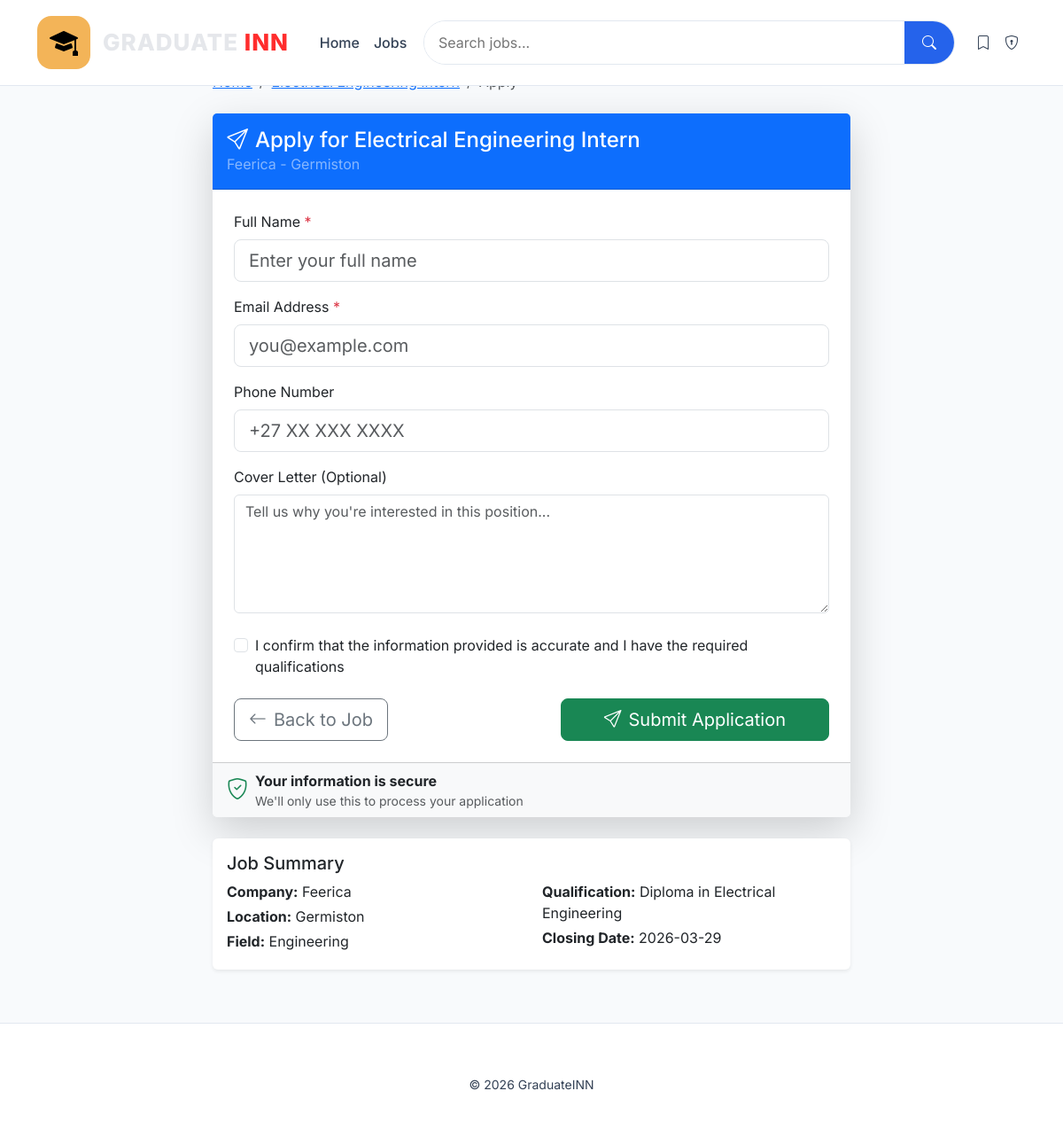
/apply/1 (signed in), run on the app's committed database.
### tables this page shows
CREATE TABLE jobs(
        id INTEGER PRIMARY KEY AUTOINCREMENT,
        title TEXT,
        company TEXT,
        location TEXT,
        field TEXT,
        qualification TEXT,
        description TEXT,
        requirements TEXT,
        application_link TEXT,
        closing_date TEXT,
        created_date TEXT DEFAULT CURRENT_DATE,
        salary_range TEXT,
        job_type TEXT,
        experience_level TEXT,
        views INTEGER DEFAULT 0,
        is_featured INTEGER DEFAULT 0,
        posted_by INTEGER,
        FOREIGN KEY (posted_by) REFERENCES users(id)
    );

### app.py (the view, shortened to what this page needs)
@app.route("/apply/<int:job_id>", methods=["GET", "POST"])
@login_required
def apply_job(job_id):
    conn = get_db()
    job = conn.execute("SELECT * FROM jobs WHERE id = ?", (job_id,)).fetchone()
    if not job:
        flash('Job not found', 'error')
        return redirect(url_for('index'))
    user = conn.execute("SELECT * FROM users WHERE id = ?", (session['user_id'],)).fetchone()
    conn.close()
    return render_template("apply.html", job=job, user=user)

### app.py (called while the page is built)
def get_db():
    conn = sqlite3.connect(DATABASE)
    conn.row_factory = sqlite3.Row
    return conn

def login_required(f):
    @wraps(f)
    def decorated_function(*args, **kwargs):
        if 'user_id' not in session:
            flash('Please log in to access this page', 'warning')
            return redirect(url_for('login'))
        return f(*args, **kwargs)
    return decorated_function

### templates/apply.html (shortened to what this page needs)
{% extends "base.html" %}
{% block content %}
<div class="container">
    <div class="row justify-content-center">
        <div class="col-lg-8">
            <nav aria-label="breadcrumb" class="mb-4">
                <ol class="breadcrumb">
                    <li class="breadcrumb-item"><a href="/">Home</a></li>
                    <li class="breadcrumb-item"><a href="/job/{{ job.id }}">{{ job.title }}</a></li>
                    <li class="breadcrumb-item active">Apply</li>
                </ol>
            </nav>
            <div class="card border-0 shadow-lg">
                <div class="card-header bg-primary text-white py-3">
                    <h4 class="mb-0">
                        <i class="bi bi-send me-2"></i>Apply for {{ job.title }}
                    </h4>
                    <p class="mb-0 text-white-50">{{ job.company }} - {{ job.location }}</p>
                </div>
                <div class="card-body p-4">
                    <form method="post" id="applicationForm">
                        <div class="mb-3">
                            <label class="form-label">Full Name <span class="text-danger">*</span></label>
                            <input type="text" name="name" class="form-control form-control-lg"
                                   placeholder="Enter your full name" required>
                        </div>
                        <div class="mb-3">
                            <label class="form-label">Email Address <span class="text-danger">*</span></label>
                            <input type="email" name="email" class="form-control form-control-lg"
                                   placeholder="you@example.com" required>
                        </div>
                        <div class="mb-3">
                            <label class="form-label">Phone Number</label>
                            <input type="tel" name="phone" class="form-control form-control-lg"
                                   placeholder="+27 XX XXX XXXX">
                        </div>
                        <div class="mb-4">
                            <label class="form-label">Cover Letter (Optional)</label>
                            <textarea name="cover_letter" rows="5" class="form-control"
                                      placeholder="Tell us why you're interested in this position..."></textarea>
                        </div>
                        <div class="form-check mb-4">
                            <input type="checkbox" class="form-check-input" id="terms" required>
                            <label class="form-check-label" for="terms">
                                I confirm that the information provided is accurate and I have the required qualifications
                            </label>
                        </div>
                        <div class="d-flex justify-content-between">
                            <a href="/job/{{ job.id }}" class="btn btn-outline-secondary btn-lg">
                                <i class="bi bi-arrow-left me-2"></i>Back to Job
                            </a>
                            <button type="submit" class="btn btn-success btn-lg px-5">
                                <i class="bi bi-send me-2"></i>Submit Application
                            </button>
                        </div>
                    </form>
                </div>
                <div class="card-footer bg-light">
                    <div class="d-flex align-items-center">
                        <i class="bi bi-shield-check text-success me-2 fs-4"></i>
                        <div>
                            <strong>Your information is secure</strong>
                            <p class="text-muted small mb-0">We'll only use this to process your application</p>
                        </div>
                    </div>
                </div>
            </div>
            <div class="card border-0 shadow-sm mt-4">
                <div class="card-body">
                    <h5>Job Summary</h5>
                    <div class="row">
                        <div class="col-md-6">
                            <p class="mb-1"><strong>Company:</strong> {{ job.company }}</p>
                            <p class="mb-1"><strong>Location:</strong> {{ job.location }}</p>
                            <p class="mb-1"><strong>Field:</strong> {{ job.field }}</p>
                        </div>
                        <div class="col-md-6">
                            <p class="mb-1"><strong>Qualification:</strong> {{ job.qualification }}</p>
                            <p class="mb-1"><strong>Closing Date:</strong> {{ job.closing_date }}</p>
                        </div>
                    </div>
                </div>
            </div>
        </div>
    </div>
</div>
{% endblock %}

### templates/base.html (style rules this page uses)
:root { --primary: #2563eb; --dark: #0f172a; --text: #334155; --light: #f1f5f9; --border: #e2e8f0; }
body { font-family: 'Inter', sans-serif; background: #f8fafc; color: var(--text); padding-top: 80px; }

### data on the page
jobs: title "Electrical Engineering Intern", company "Feerica", location "Germiston", field "Engineering", qualification "Diploma in Electrical Engineering", closing_date "2026-03-29"
